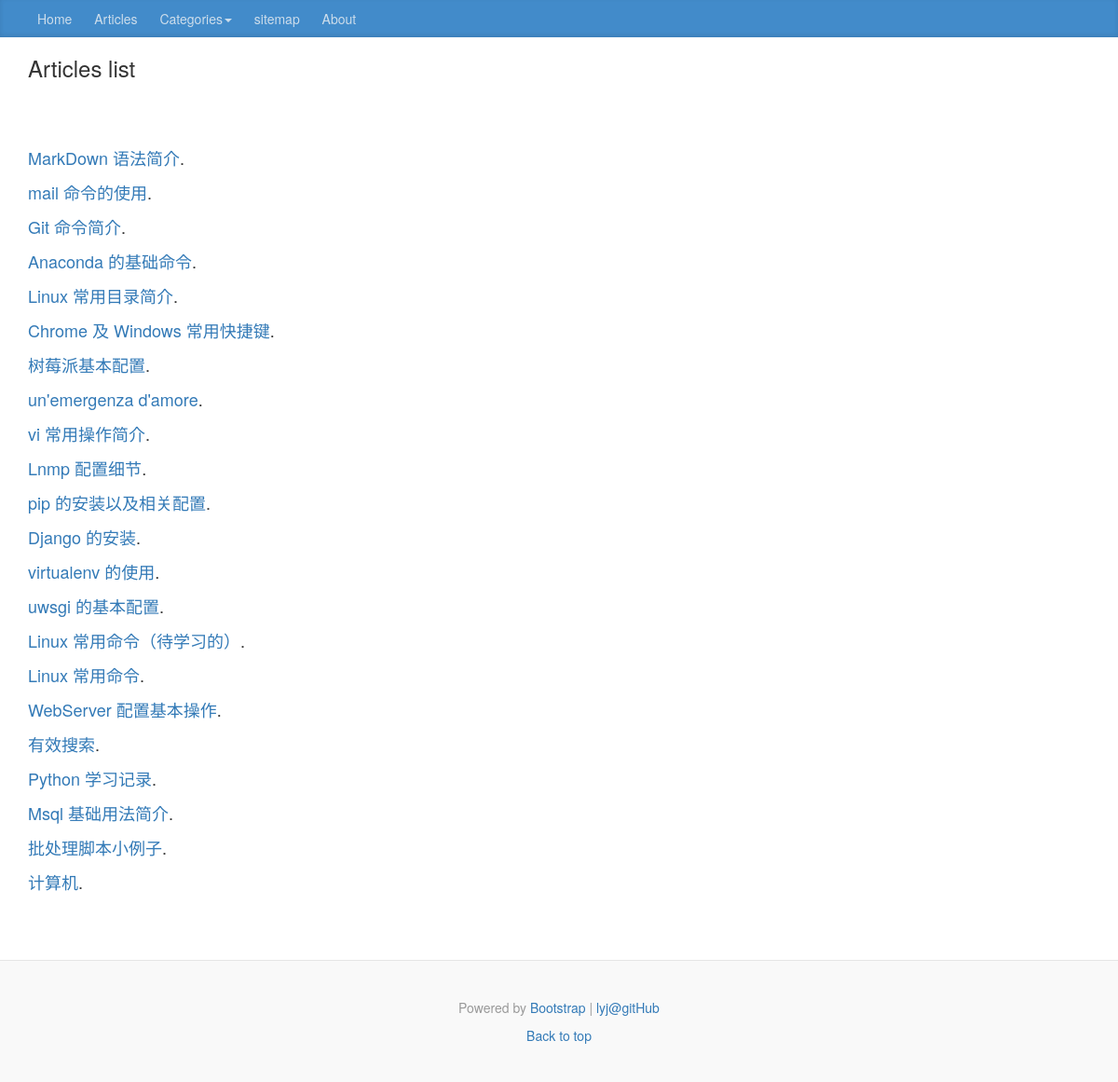
The app's page /article/all/ with its own data.
### mainsite/models.py (models this page shows, shortened)
class Article(models.Model):
	aid = models.CharField(primary_key=True, max_length=200)
	orderNum = models.IntegerField()
	title = models.CharField(max_length=200)
	abstract = models.CharField(max_length=400)
	body = models.TextField()
	pubDate = models.DateTimeField(default=timezone.now)
	modDate = models.DateTimeField(default=timezone.now)
	picURL =  models.CharField(max_length=200)
	class Meta:
		ordering = ('-pubDate',)  # Ordered by published data

### mainsite/views.py (the view)
# urls.py: re_path(r'^article/(\w+)/$', show_articles_list),
def show_articles_list(request, className):
	template = get_template('articlesList.html')
	articles = list()
	classes = list()
	if className == 'all':
		articles = Article.objects.all().order_by('orderNum')
	else:
		if className == 'linux':
			classes = Linux.objects.all().order_by('orderNum')
		for every in classes:
			articles.append(Article.objects.get(aid=every.article.aid))
	html = template.render(locals())
	return HttpResponse(html)

### templates/articlesList.html (shortened to what this page needs)
{% extends 'base.html' %}
{% block title %}
    <div class="blog-post">
        <div class="container">
            <div class="row">
                <div class="col-md-12 blog-main">
                    <h3>Articles list</h3>
                </div>
            </div>
        </div>
    </div>
{% endblock %}
{% block content %}
    <div class="blog-post">
        <div class="container">
            <div class="row">
                <div class="col-md-12 blog-main">
                    {% for article in articles %}
                        <p><a href="/article/{{ className }}/{{ article.aid }}">{{ article.title}}</a>.</p>
                     {% endfor %}
                </div>
            </div>
        </div>
    </div>
{% endblock %}

### mainsite/static/mainsite/css/blog.css (style rules this page uses)
body { font-family: Georgia, "Times New Roman", Times, serif; color: #555; }
h1, .h1, h2, .h2, h3, .h3, h4, .h4, h5, .h5, h6, .h6 { margin-top: 0; font-family: "Helvetica Neue", Helvetica, Arial, sans-serif; font-weight: normal; color: #333; }
@media (min-width: 1200px) { .container { width: 970px; } }
.blog-main { font-size: 18px; line-height: 1.5; }
.blog-post { margin-bottom: 60px; }

### records on screen
Article: title "MarkDown 语法简介"
Article: title "mail 命令的使用"
Article: title "Git 命令简介"
Article: title "Anaconda 的基础命令"
Article: title "Linux 常用目录简介"
Article: title "Chrome 及 Windows 常用快捷键"
Article: title "树莓派基本配置"
Article: title "un'emergenza d'amore"
Article: title "vi 常用操作简介"
Article: title "Lnmp 配置细节"
Article: title "pip 的安装以及相关配置"
Article: title "Django 的安装"
Article: title "virtualenv 的使用"
Article: title "uwsgi 的基本配置"
Article: title "Linux 常用命令（待学习的）"
Article: title "Linux 常用命令"
Article: title "WebServer 配置基本操作"
Article: title "有效搜索"
Article: title "Python 学习记录"
Article: title "Msql 基础用法简介"
Article: title "批处理脚本小例子"
Article: title "计算机"
